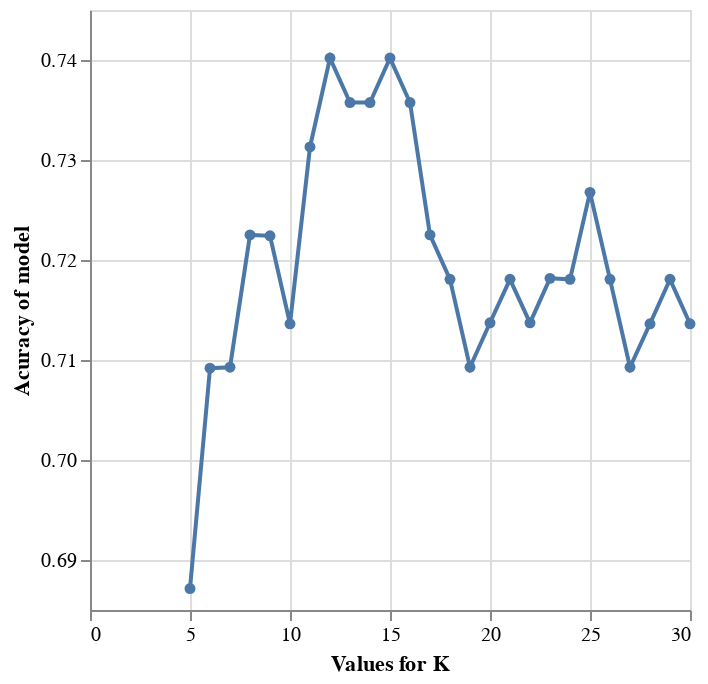

Notebook code cell kept with this figure:
### Code cell
np.random.seed(1234)
knn = KNeighborsClassifier()
parameter_grid = {
    "n_neighbors": range(5, 31)}
grid_search = GridSearchCV(
    estimator=knn, 
    param_grid=parameter_grid, 
    cv=5, 
    return_train_score=True, 
    n_jobs=-1)
X_heart_train=heart_disease_train[['cholesterol','max_heart_rate','resting_bp']]
y_heart_train=heart_disease_train['diagnosis']
grid_search.fit(X_heart_train, y_heart_train)

grid_results=pd.DataFrame(grid_search.cv_results_)

cross_val_plot = alt.Chart(grid_results).mark_line(point=True).encode(
    x=alt.X("param_n_neighbors").title("Values for K").scale(zero=True),
    y=alt.Y("mean_test_score").title("Acuracy of model").scale(zero=False)
)

cross_val_plot

### Figure 1 — Vega-Lite specification as saved in the notebook (floating-point values rounded to 4 significant figures)
{"config": {"view": {"continuousWidth": 300, "continuousHeight": 300}}, "data": {"name": "data-f9f286ec838fed0813c07ea0bb73c089"}, "mark": {"type": "line", "point": true}, "encoding": {"x": {"field": "param_n_neighbors", "scale": {"zero": true}, "title": "Values for K", "type": "quantitative"}, "y": {"field": "mean_test_score", "scale": {"zero": false}, "title": "Acuracy of model", "type": "quantitative"}}, "$schema": "https://vega.github.io/schema/vega-lite/v5.16.3.json", "datasets": {"data-f9f286ec838fed0813c07ea0bb73c089": [{"mean_fit_time": 0.009906, "std_fit_time": 0.01471, "mean_score_time": 0.004396, "std_score_time": 0.0003443, "param_n_neighbors": 5, "params": {"n_neighbors": 5}, "split0_test_score": 0.6957, "split1_test_score": 0.6957, "split2_test_score": 0.6667, "split3_test_score": 0.6667, "split4_test_score": 0.7111, "mean_test_score": 0.6871, "std_test_score": 0.01765, "rank_test_score": 26, "split0_train_score": 0.779, "split1_train_score": 0.7569, "split2_train_score": 0.7747, "split3_train_score": 0.7857, "split4_train_score": 0.7582, "mean_train_score": 0.7709, "std_train_score": 0.01145}, {"mean_fit_time": 0.002632, "std_fit_time": 0.0001413, "mean_score_time": 0.004394, "std_score_time": 0.0002227, "param_n_neighbors": 6, "params": {"n_neighbors": 6}, "split0_test_score": 0.6957, "split1_test_score": 0.7391, "split2_test_score": 0.6889, "split3_test_score": 0.6889, "split4_test_score": 0.7333, "mean_test_score": 0.7092, "std_test_score": 0.0223, "rank_test_score": 25, "split0_train_score": 0.768, "split1_train_score": 0.7459, "split2_train_score": 0.7527, "split3_train_score": 0.7582, "split4_train_score": 0.7527, "mean_train_score": 0.7555, "std_train_score": 0.00736}, {"mean_fit_time": 0.002799, "std_fit_time": 0.0001364, "mean_score_time": 0.00481, "std_score_time": 0.0002784, "param_n_neighbors": 7, "params": {"n_neighbors": 7}, "split0_test_score": 0.6957, "split1_test_score": 0.7174, "split2_test_score": 0.7333, "split3_test_score": 0.6667, "split4_test_score": 0.7333, "mean_test_score": 0.7093, "std_test_score": 0.0254, "rank_test_score": 22, "split0_train_score": 0.7569, "split1_train_score": 0.7514, "split2_train_score": 0.7637, "split3_train_score": 0.7692, "split4_train_score": 0.7253, "mean_train_score": 0.7533, "std_train_score": 0.01526}, {"mean_fit_time": 0.002719, "std_fit_time": 0.0001772, "mean_score_time": 0.004309, "std_score_time": 0.0001939, "param_n_neighbors": 8, "params": {"n_neighbors": 8}, "split0_test_score": 0.6957, "split1_test_score": 0.7391, "split2_test_score": 0.7556, "split3_test_score": 0.7111, "split4_test_score": 0.7111, "mean_test_score": 0.7225, "std_test_score": 0.02168, "rank_test_score": 8, "split0_train_score": 0.7403, "split1_train_score": 0.7624, "split2_train_score": 0.7637, "split3_train_score": 0.7637, "split4_train_score": 0.7308, "mean_train_score": 0.7522, "std_train_score": 0.01394}, {"mean_fit_time": 0.002618, "std_fit_time": 0.0001046, "mean_score_time": 0.004413, "std_score_time": 0.0001558, "param_n_neighbors": 9, "params": {"n_neighbors": 9}, "split0_test_score": 0.7174, "split1_test_score": 0.7391, "split2_test_score": 0.7333, "split3_test_score": 0.6889, "split4_test_score": 0.7333, "mean_test_score": 0.7224, "std_test_score": 0.01826, "rank_test_score": 10, "split0_train_score": 0.7569, "split1_train_score": 0.7403, "split2_train_score": 0.7308, "split3_train_score": 0.7363, "split4_train_score": 0.7143, "mean_train_score": 0.7357, "std_train_score": 0.01382}, {"mean_fit_time": 0.002547, "std_fit_time": 0.0001465, "mean_score_time": 0.004176, "std_score_time": 0.0001509, "param_n_neighbors": 10, "params": {"n_neighbors": 10}, "split0_test_score": 0.7174, "split1_test_score": 0.7174, "split2_test_score": 0.7333, "split3_test_score": 0.6889, "split4_test_score": 0.7111, "mean_test_score": 0.7136, "std_test_score": 0.01439, "rank_test_score": 19, "split0_train_score": 0.7514, "split1_train_score": 0.7569, "split2_train_score": 0.7363, "split3_train_score": 0.7418, "split4_train_score": 0.7143, "mean_train_score": 0.7401, "std_train_score": 0.01479}, {"mean_fit_time": 0.002521, "std_fit_time": 3.341e-05, "mean_score_time": 0.00482, "std_score_time": 0.001293, "param_n_neighbors": 11, "params": {"n_neighbors": 11}, "split0_test_score": 0.7174, "split1_test_score": 0.7391, "split2_test_score": 0.7333, "split3_test_score": 0.7111, "split4_test_score": 0.7556, "mean_test_score": 0.7313, "std_test_score": 0.01584, "rank_test_score": 6, "split0_train_score": 0.7459, "split1_train_score": 0.7569, "split2_train_score": 0.7363, "split3_train_score": 0.7473, "split4_train_score": 0.7418, "mean_train_score": 0.7456, "std_train_score": 0.00682}, {"mean_fit_time": 0.002731, "std_fit_time": 0.0003677, "mean_score_time": 0.004919, "std_score_time": 0.0008556, "param_n_neighbors": 12, "params": {"n_neighbors": 12}, "split0_test_score": 0.7174, "split1_test_score": 0.7391, "split2_test_score": 0.7333, "split3_test_score": 0.7333, "split4_test_score": 0.7778, "mean_test_score": 0.7402, "std_test_score": 0.02014, "rank_test_score": 1, "split0_train_score": 0.7569, "split1_train_score": 0.7569, "split2_train_score": 0.7473, "split3_train_score": 0.7637, "split4_train_score": 0.7363, "mean_train_score": 0.7522, "std_train_score": 0.009548}, {"mean_fit_time": 0.002611, "std_fit_time": 0.0001735, "mean_score_time": 0.004379, "std_score_time": 0.0001613, "param_n_neighbors": 13, "params": {"n_neighbors": 13}, "split0_test_score": 0.7174, "split1_test_score": 0.7391, "split2_test_score": 0.7556, "split3_test_score": 0.7111, "split4_test_score": 0.7556, "mean_test_score": 0.7357, "std_test_score": 0.01866, "rank_test_score": 3, "split0_train_score": 0.7569, "split1_train_score": 0.7624, "split2_train_score": 0.7418, "split3_train_score": 0.7582, "split4_train_score": 0.7418, "mean_train_score": 0.7522, "std_train_score": 0.008734}, {"mean_fit_time": 0.002537, "std_fit_time": 7.704e-05, "mean_score_time": 0.004238, "std_score_time": 0.0001769, "param_n_neighbors": 14, "params": {"n_neighbors": 14}, "split0_test_score": 0.7174, "split1_test_score": 0.7391, "split2_test_score": 0.7556, "split3_test_score": 0.7111, "split4_test_score": 0.7556, "mean_test_score": 0.7357, "std_test_score": 0.01866, "rank_test_score": 3, "split0_train_score": 0.7569, "split1_train_score": 0.7624, "split2_train_score": 0.7473, "split3_train_score": 0.7582, "split4_train_score": 0.7253, "mean_train_score": 0.75, "std_train_score": 0.01333}, {"mean_fit_time": 0.002567, "std_fit_time": 6.525e-05, "mean_score_time": 0.004387, "std_score_time": 0.0002608, "param_n_neighbors": 15, "params": {"n_neighbors": 15}, "split0_test_score": 0.7174, "split1_test_score": 0.7391, "split2_test_score": 0.7778, "split3_test_score": 0.7333, "split4_test_score": 0.7333, "mean_test_score": 0.7402, "std_test_score": 0.02014, "rank_test_score": 1, "split0_train_score": 0.7514, "split1_train_score": 0.7735, "split2_train_score": 0.7418, "split3_train_score": 0.7637, "split4_train_score": 0.7473, "mean_train_score": 0.7555, "std_train_score": 0.01153}, {"mean_fit_time": 0.002549, "std_fit_time": 5.555e-05, "mean_score_time": 0.004319, "std_score_time": 8.799e-05, "param_n_neighbors": 16, "params": {"n_neighbors": 16}, "split0_test_score": 0.7174, "split1_test_score": 0.7391, "split2_test_score": 0.7556, "split3_test_score": 0.7333, "split4_test_score": 0.7333, "mean_test_score": 0.7357, "std_test_score": 0.01227, "rank_test_score": 3, "split0_train_score": 0.7514, "split1_train_score": 0.7514, "split2_train_score": 0.7418, "split3_train_score": 0.7527, "split4_train_score": 0.7253, "mean_train_score": 0.7445, "std_train_score": 0.01039}, {"mean_fit_time": 0.002599, "std_fit_time": 7.786e-05, "mean_score_time": 0.004447, "std_score_time": 0.0002337, "param_n_neighbors": 17, "params": {"n_neighbors": 17}, "split0_test_score": 0.7174, "split1_test_score": 0.7174, "split2_test_score": 0.7333, "split3_test_score": 0.7333, "split4_test_score": 0.7111, "mean_test_score": 0.7225, "std_test_score": 0.009128, "rank_test_score": 8, "split0_train_score": 0.7514, "split1_train_score": 0.768, "split2_train_score": 0.7473, "split3_train_score": 0.7637, "split4_train_score": 0.7418, "mean_train_score": 0.7544, "std_train_score": 0.009909}, {"mean_fit_time": 0.002582, "std_fit_time": 4.311e-05, "mean_score_time": 0.004476, "std_score_time": 0.0001909, "param_n_neighbors": 18, "params": {"n_neighbors": 18}, "split0_test_score": 0.7174, "split1_test_score": 0.7174, "split2_test_score": 0.7333, "split3_test_score": 0.6889, "split4_test_score": 0.7333, "mean_test_score": 0.7181, "std_test_score": 0.01624, "rank_test_score": 13, "split0_train_score": 0.7459, "split1_train_score": 0.7348, "split2_train_score": 0.7527, "split3_train_score": 0.7473, "split4_train_score": 0.7198, "mean_train_score": 0.7401, "std_train_score": 0.01171}, {"mean_fit_time": 0.003157, "std_fit_time": 0.0006424, "mean_score_time": 0.005805, "std_score_time": 0.001331, "param_n_neighbors": 19, "params": {"n_neighbors": 19}, "split0_test_score": 0.6739, "split1_test_score": 0.7391, "split2_test_score": 0.7333, "split3_test_score": 0.6889, "split4_test_score": 0.7111, "mean_test_score": 0.7093, "std_test_score": 0.02506, "rank_test_score": 22, "split0_train_score": 0.7403, "split1_train_score": 0.7514, "split2_train_score": 0.7418, "split3_train_score": 0.7473, "split4_train_score": 0.7198, "mean_train_score": 0.7401, "std_train_score": 0.0109}, {"mean_fit_time": 0.002938, "std_fit_time": 0.0004327, "mean_score_time": 0.004957, "std_score_time": 0.0006014, "param_n_neighbors": 20, "params": {"n_neighbors": 20}, "split0_test_score": 0.6957, "split1_test_score": 0.7174, "split2_test_score": 0.7333, "split3_test_score": 0.6889, "split4_test_score": 0.7333, "mean_test_score": 0.7137, "std_test_score": 0.01858, "rank_test_score": 17, "split0_train_score": 0.7514, "split1_train_score": 0.7403, "split2_train_score": 0.7253, "split3_train_score": 0.7527, "split4_train_score": 0.7253, "mean_train_score": 0.739, "std_train_score": 0.01201}, {"mean_fit_time": 0.002622, "std_fit_time": 7.109e-05, "mean_score_time": 0.004549, "std_score_time": 0.0001652, "param_n_neighbors": 21, "params": {"n_neighbors": 21}, "split0_test_score": 0.6957, "split1_test_score": 0.7391, "split2_test_score": 0.7333, "split3_test_score": 0.6889, "split4_test_score": 0.7333, "mean_test_score": 0.7181, "std_test_score": 0.02128, "rank_test_score": 13, "split0_train_score": 0.7459, "split1_train_score": 0.7459, "split2_train_score": 0.7418, "split3_train_score": 0.7527, "split4_train_score": 0.7253, "mean_train_score": 0.7423, "std_train_score": 0.009215}, {"mean_fit_time": 0.002587, "std_fit_time": 5.901e-05, "mean_score_time": 0.004542, "std_score_time": 0.0002051, "param_n_neighbors": 22, "params": {"n_neighbors": 22}, "split0_test_score": 0.6957, "split1_test_score": 0.7174, "split2_test_score": 0.7333, "split3_test_score": 0.6889, "split4_test_score": 0.7333, "mean_test_score": 0.7137, "std_test_score": 0.01858, "rank_test_score": 17, "split0_train_score": 0.7569, "split1_train_score": 0.7403, "split2_train_score": 0.7308, "split3_train_score": 0.7418, "split4_train_score": 0.7253, "mean_train_score": 0.739, "std_train_score": 0.01083}, {"mean_fit_time": 0.002734, "std_fit_time": 0.0002647, "mean_score_time": 0.004632, "std_score_time": 0.0003642, "param_n_neighbors": 23, "params": {"n_neighbors": 23}, "split0_test_score": 0.6957, "split1_test_score": 0.7174, "split2_test_score": 0.7333, "split3_test_score": 0.6889, "split4_test_score": 0.7556, "mean_test_score": 0.7182, "std_test_score": 0.02446, "rank_test_score": 11, "split0_train_score": 0.7514, "split1_train_score": 0.7348, "split2_train_score": 0.7363, "split3_train_score": 0.7418, "split4_train_score": 0.7308, "mean_train_score": 0.739, "std_train_score": 0.007123}, {"mean_fit_time": 0.002734, "std_fit_time": 0.0001839, "mean_score_time": 0.004769, "std_score_time": 0.000276, "param_n_neighbors": 24, "params": {"n_neighbors": 24}, "split0_test_score": 0.7174, "split1_test_score": 0.7174, "split2_test_score": 0.7333, "split3_test_score": 0.6889, "split4_test_score": 0.7333, "mean_test_score": 0.7181, "std_test_score": 0.01624, "rank_test_score": 13, "split0_train_score": 0.7348, "split1_train_score": 0.7348, "split2_train_score": 0.7418, "split3_train_score": 0.7418, "split4_train_score": 0.7363, "mean_train_score": 0.7379, "std_train_score": 0.003212}, {"mean_fit_time": 0.002745, "std_fit_time": 0.0001969, "mean_score_time": 0.00594, "std_score_time": 0.001648, "param_n_neighbors": 25, "params": {"n_neighbors": 25}, "split0_test_score": 0.7609, "split1_test_score": 0.7174, "split2_test_score": 0.7333, "split3_test_score": 0.6889, "split4_test_score": 0.7333, "mean_test_score": 0.7268, "std_test_score": 0.02355, "rank_test_score": 7, "split0_train_score": 0.7293, "split1_train_score": 0.7403, "split2_train_score": 0.7473, "split3_train_score": 0.7363, "split4_train_score": 0.7308, "mean_train_score": 0.7368, "std_train_score": 0.006556}, {"mean_fit_time": 0.002842, "std_fit_time": 0.0002378, "mean_score_time": 0.005025, "std_score_time": 0.0004367, "param_n_neighbors": 26, "params": {"n_neighbors": 26}, "split0_test_score": 0.7174, "split1_test_score": 0.7174, "split2_test_score": 0.7333, "split3_test_score": 0.6889, "split4_test_score": 0.7333, "mean_test_score": 0.7181, "std_test_score": 0.01624, "rank_test_score": 13, "split0_train_score": 0.7293, "split1_train_score": 0.7403, "split2_train_score": 0.7418, "split3_train_score": 0.7308, "split4_train_score": 0.7253, "mean_train_score": 0.7335, "std_train_score": 0.006446}, {"mean_fit_time": 0.002932, "std_fit_time": 0.0003482, "mean_score_time": 0.005304, "std_score_time": 0.000839, "param_n_neighbors": 27, "params": {"n_neighbors": 27}, "split0_test_score": 0.6957, "split1_test_score": 0.7174, "split2_test_score": 0.7333, "split3_test_score": 0.6889, "split4_test_score": 0.7111, "mean_test_score": 0.7093, "std_test_score": 0.01581, "rank_test_score": 22, "split0_train_score": 0.7238, "split1_train_score": 0.7348, "split2_train_score": 0.7473, "split3_train_score": 0.7253, "split4_train_score": 0.7308, "mean_train_score": 0.7324, "std_train_score": 0.00842}, {"mean_fit_time": 0.002854, "std_fit_time": 0.0002329, "mean_score_time": 0.005361, "std_score_time": 0.0003443, "param_n_neighbors": 28, "params": {"n_neighbors": 28}, "split0_test_score": 0.7174, "split1_test_score": 0.7174, "split2_test_score": 0.7333, "split3_test_score": 0.6889, "split4_test_score": 0.7111, "mean_test_score": 0.7136, "std_test_score": 0.01439, "rank_test_score": 19, "split0_train_score": 0.7238, "split1_train_score": 0.7348, "split2_train_score": 0.7418, "split3_train_score": 0.7308, "split4_train_score": 0.7253, "mean_train_score": 0.7313, "std_train_score": 0.00656}, {"mean_fit_time": 0.003521, "std_fit_time": 0.0005046, "mean_score_time": 0.005958, "std_score_time": 0.000817, "param_n_neighbors": 29, "params": {"n_neighbors": 29}, "split0_test_score": 0.7174, "split1_test_score": 0.7174, "split2_test_score": 0.7333, "split3_test_score": 0.7111, "split4_test_score": 0.7111, "mean_test_score": 0.7181, "std_test_score": 0.008133, "rank_test_score": 12, "split0_train_score": 0.7238, "split1_train_score": 0.7238, "split2_train_score": 0.7418, "split3_train_score": 0.7198, "split4_train_score": 0.7253, "mean_train_score": 0.7269, "std_train_score": 0.007666}, {"mean_fit_time": 0.002908, "std_fit_time": 0.000231, "mean_score_time": 0.004911, "std_score_time": 0.0003467, "param_n_neighbors": 30, "params": {"n_neighbors": 30}, "split0_test_score": 0.7174, "split1_test_score": 0.7174, "split2_test_score": 0.7333, "split3_test_score": 0.6889, "split4_test_score": 0.7111, "mean_test_score": 0.7136, "std_test_score": 0.01439, "rank_test_score": 19, "split0_train_score": 0.7182, "split1_train_score": 0.7238, "split2_train_score": 0.7363, "split3_train_score": 0.7198, "split4_train_score": 0.7198, "mean_train_score": 0.7236, "std_train_score": 0.006609}]}}
